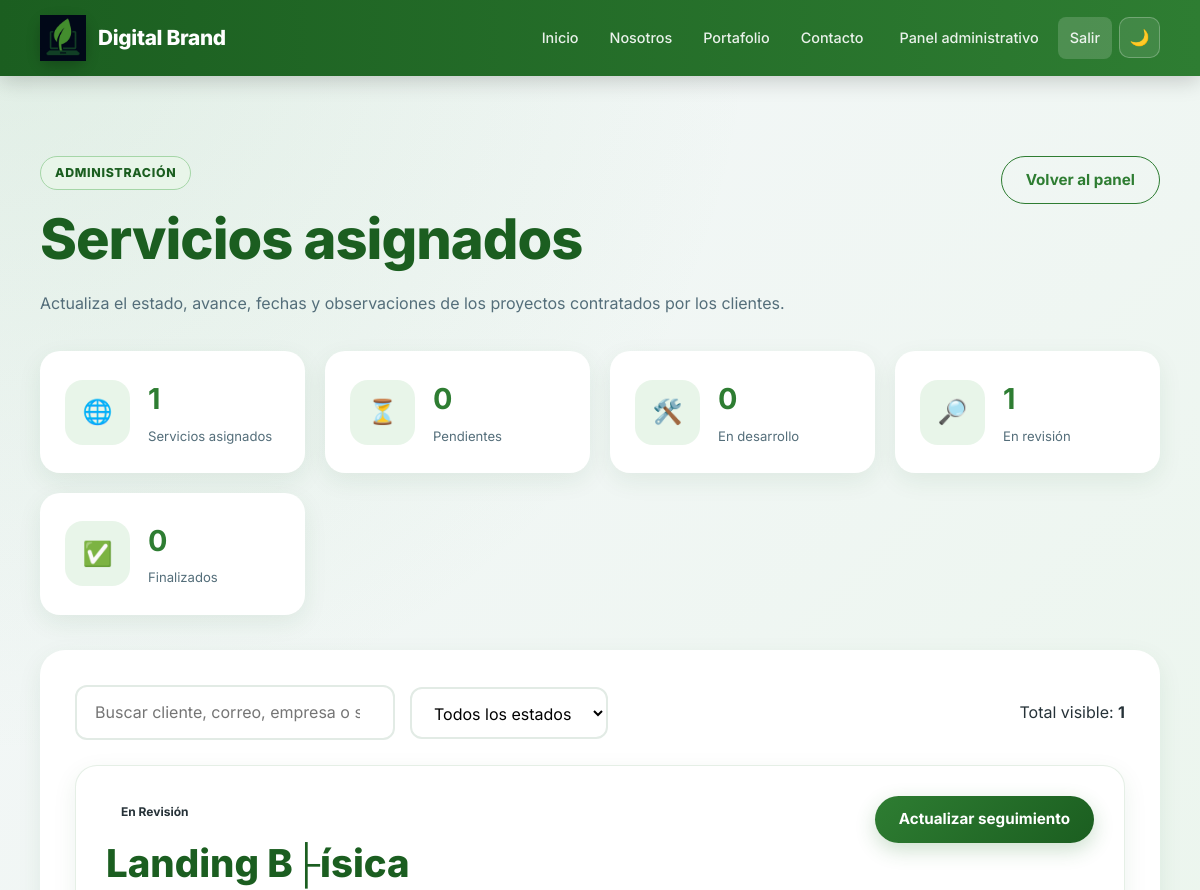
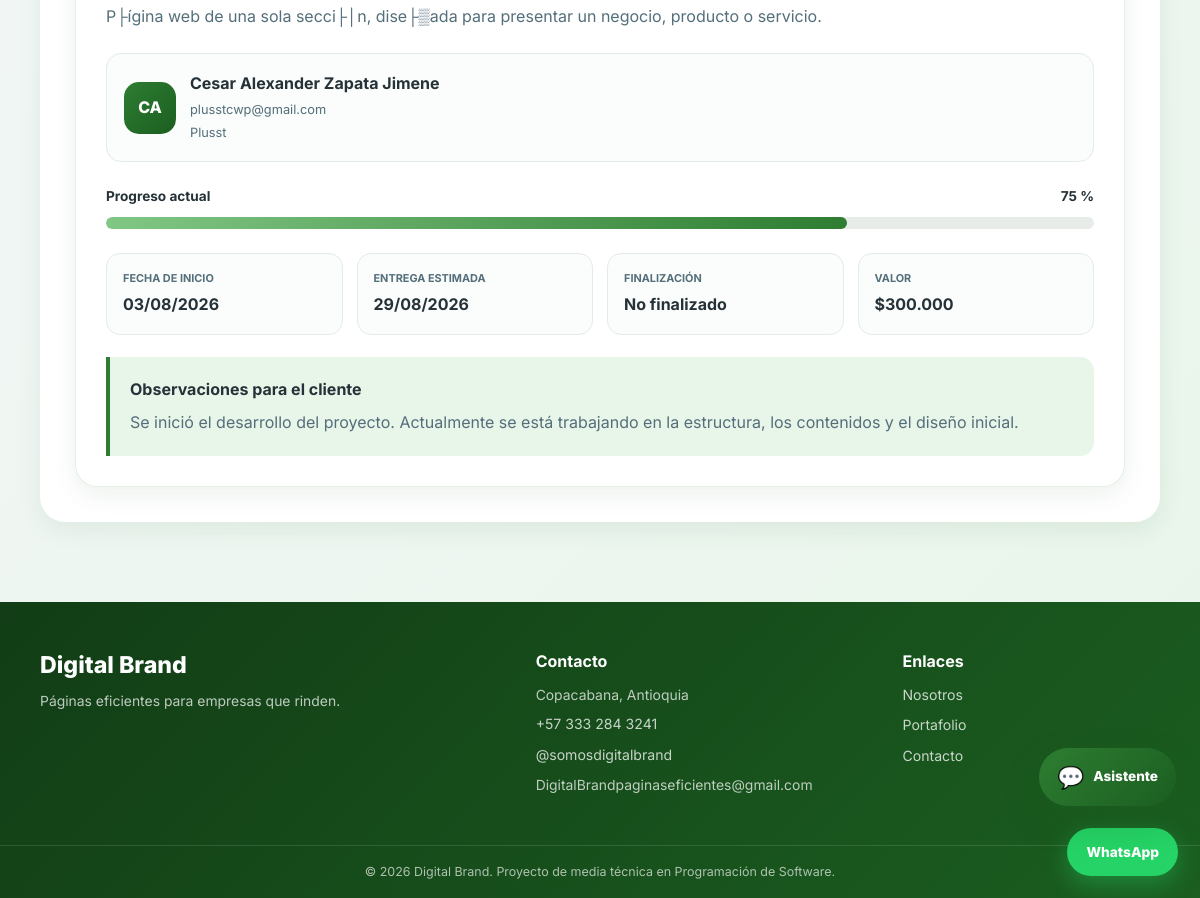
Screenshot of /admin/servicios_clientes.php (signed in) with the database file from the repository (2 pictures, top to bottom).
### tables this page shows
CREATE TABLE `usuario_servicios` (
  `id` int(10) UNSIGNED NOT NULL,
  `id_usuario` int(10) UNSIGNED NOT NULL,
  `id_servicio` int(10) UNSIGNED NOT NULL,
  `estado` enum('pendiente','en desarrollo','en revisión','activo','finalizado','cancelado') NOT NULL DEFAULT 'pendiente',
  `progreso` tinyint(3) UNSIGNED NOT NULL DEFAULT 0,
  `fecha_compra` timestamp NOT NULL DEFAULT current_timestamp(),
  `fecha_inicio` date DEFAULT NULL,
  `fecha_entrega_estimada` date DEFAULT NULL,
  `fecha_finalizacion` date DEFAULT NULL,
  `fecha_vencimiento` date DEFAULT NULL,
  `observaciones` text DEFAULT NULL
);

CREATE TABLE `servicios` (
  `id_servicio` int(10) UNSIGNED NOT NULL,
  `nombre` varchar(100) NOT NULL,
  `descripcion` text NOT NULL,
  `precio` decimal(12,2) NOT NULL DEFAULT 0.00,
  `caracteristicas` text DEFAULT NULL,
  `estado` enum('activo','inactivo') NOT NULL DEFAULT 'activo',
  `fecha_creacion` timestamp NOT NULL DEFAULT current_timestamp(),
  `fecha_actualizacion` timestamp NOT NULL DEFAULT current_timestamp() ON UPDATE current_timestamp()
);

CREATE TABLE `usuarios` (
  `id_usuario` int(10) UNSIGNED NOT NULL,
  `nombre` varchar(100) NOT NULL,
  `correo` varchar(150) NOT NULL,
  `contrasena` varchar(255) NOT NULL,
  `telefono` varchar(20) DEFAULT NULL,
  `empresa` varchar(120) DEFAULT NULL,
  `rol` enum('cliente','administrador') NOT NULL DEFAULT 'cliente',
  `estado` enum('activo','inactivo') NOT NULL DEFAULT 'activo',
  `fecha_registro` timestamp NOT NULL DEFAULT current_timestamp(),
  `fecha_actualizacion` timestamp NOT NULL DEFAULT current_timestamp() ON UPDATE current_timestamp()
);

### admin/servicios_clientes.php (the view, shortened to what the rows shown need)
<?php
$conexion = Database::conectar();
$consulta = $conexion->query("
    SELECT
        us.id,
        us.id_usuario,
        us.id_servicio,
        us.estado,
        us.progreso,
        us.fecha_compra,
        us.fecha_inicio,
        us.fecha_entrega_estimada,
        us.fecha_finalizacion,
        us.fecha_vencimiento,
        us.observaciones,
        u.nombre AS cliente,
        u.correo,
        u.telefono,
        u.empresa,
        s.nombre AS servicio,
        s.descripcion,
        s.precio
    FROM usuario_servicios us
    INNER JOIN usuarios u
        ON u.id_usuario = us.id_usuario
    INNER JOIN servicios s
        ON s.id_servicio = us.id_servicio
    ORDER BY
        CASE us.estado
            WHEN 'pendiente' THEN 1
            WHEN 'en desarrollo' THEN 2
            WHEN 'en revisión' THEN 3
            WHEN 'activo' THEN 4
            WHEN 'finalizado' THEN 5
            WHEN 'cancelado' THEN 6
            ELSE 7
        END,
        us.fecha_compra DESC,
        us.id DESC
");
$serviciosAsignados = $consulta->fetchAll();
require_once __DIR__ . '/../includes/header.php';
?>
<section class="seccion">
    <div class="contenedor">
        <div class="panel-titulo">
            <div>
                <h1>Servicios asignados</h1>
            </div>
        </div>
        <section class="panel">
            <?php if (empty($serviciosAsignados)): ?>
                <div class="estado-vacio">
                    <div class="estado-vacio-icono">
                        🧾
                    </div>
                    <h2>No existen servicios asignados</h2>
                    <p>
                        Cuando se atienda una solicitud aprobada,
                        el servicio aparecerá en esta sección.
                    </p>
                    <a
                        href="<?php echo APP_URL; ?>/admin/solicitudes.php"
                        class="boton"
                    >
                        Ver solicitudes
                    </a>
                </div>
            <?php else: ?>
                <div class="servicios-admin-grid">
                    <?php foreach (
                        $serviciosAsignados as $servicio
                    ): ?>
                        <?php
                        $estadoNormalizado = mb_strtolower(
                            trim($servicio['estado']),
                            'UTF-8'
                        );
                        $progreso = (int) $servicio['progreso'];
                        switch ($estadoNormalizado) {
                            case 'en revisión':
                            case 'en revision':
                                $claseBadge = 'badge-revision';
                                $nombreEstado = 'En revisión';
                                break;
                        }
                        $datosBusqueda = mb_strtolower(
                            $servicio['cliente'] . ' ' .
                            $servicio['correo'] . ' ' .
                            ($servicio['empresa'] ?? '') . ' ' .
                            $servicio['servicio'],
                            'UTF-8'
                        );
                        ?>
                        <article
                            class="servicio-admin-card"
                            data-fila-servicio-cliente
                            data-busqueda="<?php
                                echo escapar($datosBusqueda);
                            ?>"
                            data-estado="<?php
                                echo escapar($estadoNormalizado);
                            ?>"
                        >
                            <div class="servicio-admin-cabecera">
                                <div>
                                    <span
                                        class="badge <?php
                                            echo escapar($claseBadge);
                                        ?>"
                                    >
                                        <?php echo escapar($nombreEstado); ?>
                                    </span>
                                    <h2>
                                        <?php echo escapar(
                                            $servicio['servicio']
                                        ); ?>
                                    </h2>
                                    <p>
                                        <?php echo escapar(
                                            $servicio['descripcion']
                                        ); ?>
                                    </p>
                                </div>
                                <button
                                    type="button"
                                    class="boton editar-servicio-cliente"
                                    data-servicio="<?php
                                        echo escapar(
                                            json_encode(
                                                $servicio,
                                                JSON_UNESCAPED_UNICODE |
                                                JSON_UNESCAPED_SLASHES
                                            )
                                        );
                                    ?>"
                                >
                                    Actualizar seguimiento
                                </button>
                            </div>
                            <div class="servicio-admin-cliente">
                                <div class="servicio-admin-avatar">
                                    <?php echo escapar(
                                        obtenerIniciales(
                                            $servicio['cliente']
                                        )
                                    ); ?>
                                </div>
                                <div>
                                    <strong>
                                        <?php echo escapar(
                                            $servicio['cliente']
                                        ); ?>
                                    </strong>
                                    <span>
                                        <?php echo escapar(
                                            $servicio['correo']
                                        ); ?>
                                    </span>
                                    <?php if (
                                        !empty($servicio['empresa'])
                                    ): ?>
                                        <span>
                                            <?php echo escapar(
                                                $servicio['empresa']
                                            ); ?>
                                        </span>
                                    <?php endif; ?>
                                </div>
                            </div>
                            <div class="servicio-admin-progreso">
                                <div>
                                    <span>Progreso actual</span>
                                    <strong>
                                        <?php echo $progreso; ?> %
                                    </strong>
                                </div>
                                <div class="servicio-progreso-barra">
                                    <div
                                        class="servicio-progreso-valor"
                                        style="width: <?php
                                            echo $progreso;
                                        ?>%;"
                                    ></div>
                                </div>
                            </div>
                            <div class="servicio-admin-datos">
                                <div>
                                    <small>Fecha de inicio</small>
                                    <strong>
                                        <?php if (
                                            !empty(
                                                $servicio['fecha_inicio']
                                            )
                                        ): ?>
                                            <?php echo date(
                                                'd/m/Y',
                                                strtotime(
                                                    $servicio[
                                                        'fecha_inicio'
                                                    ]
                                                )
                                            ); ?>
                                        <?php else: ?>
                                            Sin definir
                                        <?php endif; ?>
                                    </strong>
                                </div>
                                <div>
                                    <small>Entrega estimada</small>
                                    <strong>
                                        <?php if (
                                            !empty(
                                                $servicio[
                                                    'fecha_entrega_estimada'
                                                ]
                                            )
                                        ): ?>
                                            <?php echo date(
                                                'd/m/Y',
                                                strtotime(
                                                    $servicio[
                                                        'fecha_entrega_estimada'
                                                    ]
                                                )
                                            ); ?>
                                        <?php else: ?>
                                            Sin definir
                                        <?php endif; ?>
                                    </strong>
                                </div>
                                <div>
                                    <small>Finalización</small>
                                    <strong>
                                        <?php if (
                                            !empty(
                                                $servicio[
                                                    'fecha_finalizacion'
                                                ]
                                            )
                                        ): ?>
                                            <?php echo date(
                                                'd/m/Y',
                                                strtotime(
                                                    $servicio[
                                                        'fecha_finalizacion'
                                                    ]
                                                )
                                            ); ?>
                                        <?php else: ?>
                                            No finalizado
                                        <?php endif; ?>
                                    </strong>
                                </div>
                                <div>
                                    <small>Valor</small>
                                    <strong>
                                        <?php echo formatearPrecio(
                                            $servicio['precio']
                                        ); ?>
                                    </strong>
                                </div>
                            </div>
                            <div class="servicio-admin-observaciones">
                                <strong>
                                    Observaciones para el cliente
                                </strong>
                                <p>
                                    <?php echo !empty(
                                        trim(
                                            $servicio[
                                                'observaciones'
                                            ] ?? ''
                                        )
                                    )
                                        ? nl2br(
                                            escapar(
                                                $servicio[
                                                    'observaciones'
                                                ]
                                            )
                                        )
                                        : 'No se han agregado observaciones.';
                                    ?>
                                </p>
                            </div>
                        </article>
                    <?php endforeach; ?>
                </div>
            <?php endif; ?>
        </section>
    </div>
</section>
<?php
require_once __DIR__ . '/../includes/footer.php';
?>

### rows the page displays
usuario_servicios: estado "En Revisión", id_servicio.nombre "Landing B├ísica", id_servicio.descripcion "P├ígina web de una sola secci├│n, dise├▒ada para presentar un negocio, producto o servicio.", id_usuario.nombre "CA", id_usuario.nombre "Cesar Alexander Zapata Jimene", id_usuario.correo "plusstcwp@gmail.com", id_usuario.empresa "Plusst", progreso "75", fecha_inicio "03/08/2026", fecha_entrega_estimada "29/08/2026", shows "No finalizado", id_servicio.precio "$300.000", observaciones "Se inició el desarrollo del proyecto. Actualmente se está trabajando en la estructura, los contenidos y el diseño inicial."

### other values shown
$totalServicios "1"
$totalPendientes "0"
$totalDesarrollo "0"
$totalRevision "1"
$totalFinalizados "0"
